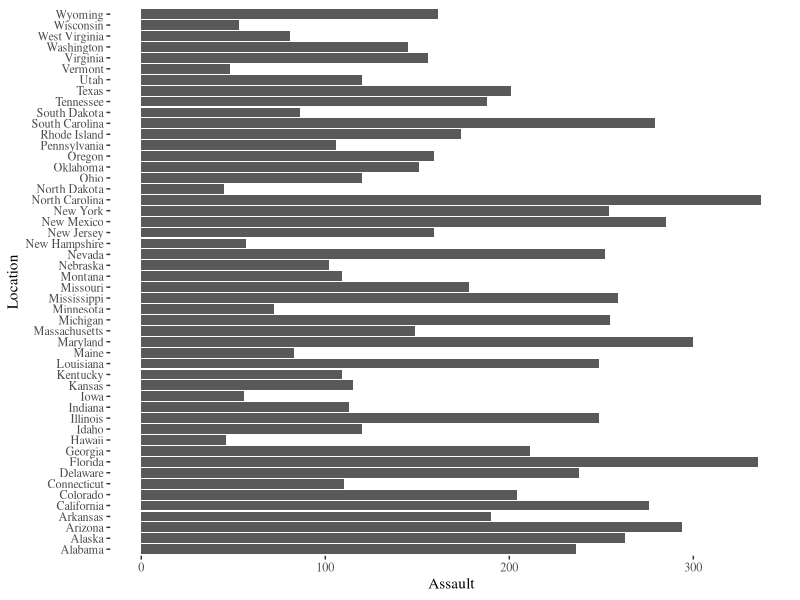

Here is the R script that generated this plot:
library(ggplot2)

data_arrests = as.data.frame(get(data('USArrests')))
data_arrests <- cbind(location = rownames(data_arrests), data_arrests)

selected_x = 'Assault'

sel_plot = ggplot(data_arrests, aes(
                x = data_arrests[, selected_x], 
                y= rownames(data_arrests)))+
                geom_bar(stat='identity')+
                xlab(selected_x)+
                ylab("Location")+
                ggthemes::theme_tufte()


